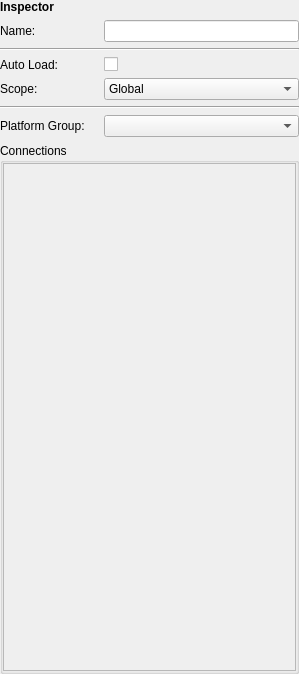
<?xml version="1.0" encoding="UTF-8"?>
<ui version="4.0">
 <class>InspectorPanel</class>
 <widget class="QWidget" name="InspectorPanel">
  <property name="geometry">
   <rect>
    <x>0</x>
    <y>0</y>
    <width>299</width>
    <height>674</height>
   </rect>
  </property>
  <property name="windowTitle">
   <string>Inspector Panel</string>
  </property>
  <layout class="QVBoxLayout" name="horizontalLayout_22" stretch="0,1,0">
   <property name="leftMargin">
    <number>0</number>
   </property>
   <property name="topMargin">
    <number>0</number>
   </property>
   <property name="rightMargin">
    <number>0</number>
   </property>
   <property name="bottomMargin">
    <number>0</number>
   </property>
   <item>
    <widget class="QLabel" name="label_28">
     <property name="minimumSize">
      <size>
       <width>0</width>
       <height>0</height>
      </size>
     </property>
     <property name="text">
      <string>&lt;html&gt;&lt;head/&gt;&lt;body&gt;&lt;p&gt;&lt;span style=&quot; font-weight:600;&quot;&gt;Inspector&lt;/span&gt;&lt;/p&gt;&lt;/body&gt;&lt;/html&gt;</string>
     </property>
    </widget>
   </item>
   <item>
    <widget class="QWidget" name="m_pInspectorControls" native="true">
     <layout class="QVBoxLayout" name="verticalLayout_2">
      <property name="leftMargin">
       <number>0</number>
      </property>
      <property name="topMargin">
       <number>0</number>
      </property>
      <property name="rightMargin">
       <number>0</number>
      </property>
      <property name="bottomMargin">
       <number>0</number>
      </property>
      <item>
       <layout class="QHBoxLayout" name="horizontalLayout_41" stretch="1,2">
        <item>
         <widget class="QLabel" name="label_29">
          <property name="text">
           <string>Name:</string>
          </property>
         </widget>
        </item>
        <item>
         <widget class="QLineEdit" name="m_pNameLineEditor">
          <property name="sizePolicy">
           <sizepolicy hsizetype="Expanding" vsizetype="Fixed">
            <horstretch>0</horstretch>
            <verstretch>0</verstretch>
           </sizepolicy>
          </property>
         </widget>
        </item>
       </layout>
      </item>
      <item>
       <widget class="Line" name="line_5">
        <property name="sizePolicy">
         <sizepolicy hsizetype="Expanding" vsizetype="Fixed">
          <horstretch>0</horstretch>
          <verstretch>0</verstretch>
         </sizepolicy>
        </property>
        <property name="orientation">
         <enum>Qt::Horizontal</enum>
        </property>
       </widget>
      </item>
      <item>
       <widget class="QWidget" name="m_pInspectorAudioWidgets" native="true">
        <property name="sizePolicy">
         <sizepolicy hsizetype="Preferred" vsizetype="Preferred">
          <horstretch>0</horstretch>
          <verstretch>2</verstretch>
         </sizepolicy>
        </property>
        <property name="autoFillBackground">
         <bool>true</bool>
        </property>
        <layout class="QVBoxLayout" name="verticalLayout_24" stretch="0,0,0,0,0">
         <property name="leftMargin">
          <number>0</number>
         </property>
         <property name="topMargin">
          <number>0</number>
         </property>
         <property name="rightMargin">
          <number>0</number>
         </property>
         <property name="bottomMargin">
          <number>0</number>
         </property>
         <item>
          <widget class="QWidget" name="m_pAutoLoadWidget" native="true">
           <property name="minimumSize">
            <size>
             <width>0</width>
             <height>0</height>
            </size>
           </property>
           <layout class="QHBoxLayout" name="horizontalLayout_3" stretch="1,2">
            <property name="leftMargin">
             <number>0</number>
            </property>
            <property name="topMargin">
             <number>0</number>
            </property>
            <property name="rightMargin">
             <number>0</number>
            </property>
            <property name="bottomMargin">
             <number>0</number>
            </property>
            <item>
             <widget class="QLabel" name="label_2">
              <property name="text">
               <string>Auto Load:</string>
              </property>
             </widget>
            </item>
            <item>
             <widget class="QCheckBox" name="m_pAutoLoadCheckBox">
              <property name="sizePolicy">
               <sizepolicy hsizetype="Expanding" vsizetype="Fixed">
                <horstretch>0</horstretch>
                <verstretch>0</verstretch>
               </sizepolicy>
              </property>
              <property name="text">
               <string/>
              </property>
             </widget>
            </item>
           </layout>
          </widget>
         </item>
         <item>
          <widget class="QWidget" name="m_pScopeWidget" native="true">
           <layout class="QVBoxLayout" name="verticalLayout_6" stretch="0,0">
            <property name="leftMargin">
             <number>0</number>
            </property>
            <property name="topMargin">
             <number>0</number>
            </property>
            <property name="rightMargin">
             <number>0</number>
            </property>
            <property name="bottomMargin">
             <number>0</number>
            </property>
            <item>
             <layout class="QHBoxLayout" name="horizontalLayout_2" stretch="1,2">
              <property name="bottomMargin">
               <number>0</number>
              </property>
              <item>
               <widget class="QLabel" name="label_6">
                <property name="text">
                 <string>Scope:</string>
                </property>
               </widget>
              </item>
              <item>
               <widget class="QComboBox" name="m_pLevelDropDown">
                <property name="sizePolicy">
                 <sizepolicy hsizetype="Expanding" vsizetype="Fixed">
                  <horstretch>0</horstretch>
                  <verstretch>0</verstretch>
                 </sizepolicy>
                </property>
                <item>
                 <property name="text">
                  <string>Global</string>
                 </property>
                </item>
               </widget>
              </item>
             </layout>
            </item>
            <item>
             <widget class="Line" name="line">
              <property name="orientation">
               <enum>Qt::Horizontal</enum>
              </property>
             </widget>
            </item>
           </layout>
          </widget>
         </item>
         <item>
          <widget class="QWidget" name="m_pPlatformGroupsWidget" native="true">
           <layout class="QHBoxLayout" name="horizontalLayout" stretch="1,2">
            <property name="leftMargin">
             <number>0</number>
            </property>
            <property name="topMargin">
             <number>0</number>
            </property>
            <property name="rightMargin">
             <number>0</number>
            </property>
            <property name="bottomMargin">
             <number>0</number>
            </property>
            <item>
             <widget class="QLabel" name="label">
              <property name="text">
               <string>Platform Group:</string>
              </property>
             </widget>
            </item>
            <item>
             <widget class="QComboBox" name="m_pConnectionGroupComboBox">
              <property name="sizePolicy">
               <sizepolicy hsizetype="Expanding" vsizetype="Fixed">
                <horstretch>0</horstretch>
                <verstretch>0</verstretch>
               </sizepolicy>
              </property>
             </widget>
            </item>
           </layout>
          </widget>
         </item>
         <item>
          <widget class="QGroupBox" name="m_pConnectionsWidget">
           <property name="sizePolicy">
            <sizepolicy hsizetype="Preferred" vsizetype="Preferred">
             <horstretch>0</horstretch>
             <verstretch>1</verstretch>
            </sizepolicy>
           </property>
           <property name="minimumSize">
            <size>
             <width>0</width>
             <height>0</height>
            </size>
           </property>
           <property name="title">
            <string>Connections</string>
           </property>
           <property name="flat">
            <bool>false</bool>
           </property>
           <layout class="QVBoxLayout" name="verticalLayout_3">
            <property name="leftMargin">
             <number>0</number>
            </property>
            <property name="topMargin">
             <number>0</number>
            </property>
            <property name="rightMargin">
             <number>0</number>
            </property>
            <property name="bottomMargin">
             <number>0</number>
            </property>
            <item>
             <widget class="QListWidget" name="m_pConnectionList">
              <property name="enabled">
               <bool>false</bool>
              </property>
              <property name="sizePolicy">
               <sizepolicy hsizetype="Expanding" vsizetype="Expanding">
                <horstretch>0</horstretch>
                <verstretch>10</verstretch>
               </sizepolicy>
              </property>
              <property name="editTriggers">
               <set>QAbstractItemView::NoEditTriggers</set>
              </property>
              <property name="dragDropMode">
               <enum>QAbstractItemView::DropOnly</enum>
              </property>
              <property name="selectionMode">
               <enum>QAbstractItemView::ExtendedSelection</enum>
              </property>
              <property name="iconSize">
               <size>
                <width>16</width>
                <height>16</height>
               </size>
              </property>
             </widget>
            </item>
           </layout>
          </widget>
         </item>
         <item>
          <spacer name="verticalSpacer_9">
           <property name="orientation">
            <enum>Qt::Vertical</enum>
           </property>
           <property name="sizeHint" stdset="0">
            <size>
             <width>0</width>
             <height>0</height>
            </size>
           </property>
          </spacer>
         </item>
        </layout>
       </widget>
      </item>
      <item>
       <spacer name="verticalSpacer">
        <property name="orientation">
         <enum>Qt::Vertical</enum>
        </property>
        <property name="sizeHint" stdset="0">
         <size>
          <width>0</width>
          <height>0</height>
         </size>
        </property>
       </spacer>
      </item>
     </layout>
    </widget>
   </item>
   <item>
    <spacer name="verticalSpacer_2">
     <property name="orientation">
      <enum>Qt::Vertical</enum>
     </property>
     <property name="sizeHint" stdset="0">
      <size>
       <width>0</width>
       <height>0</height>
      </size>
     </property>
    </spacer>
   </item>
  </layout>
 </widget>
 <resources>
  <include location="AudioControlsBrowserUI.qrc"/>
 </resources>
 <connections/>
</ui>
